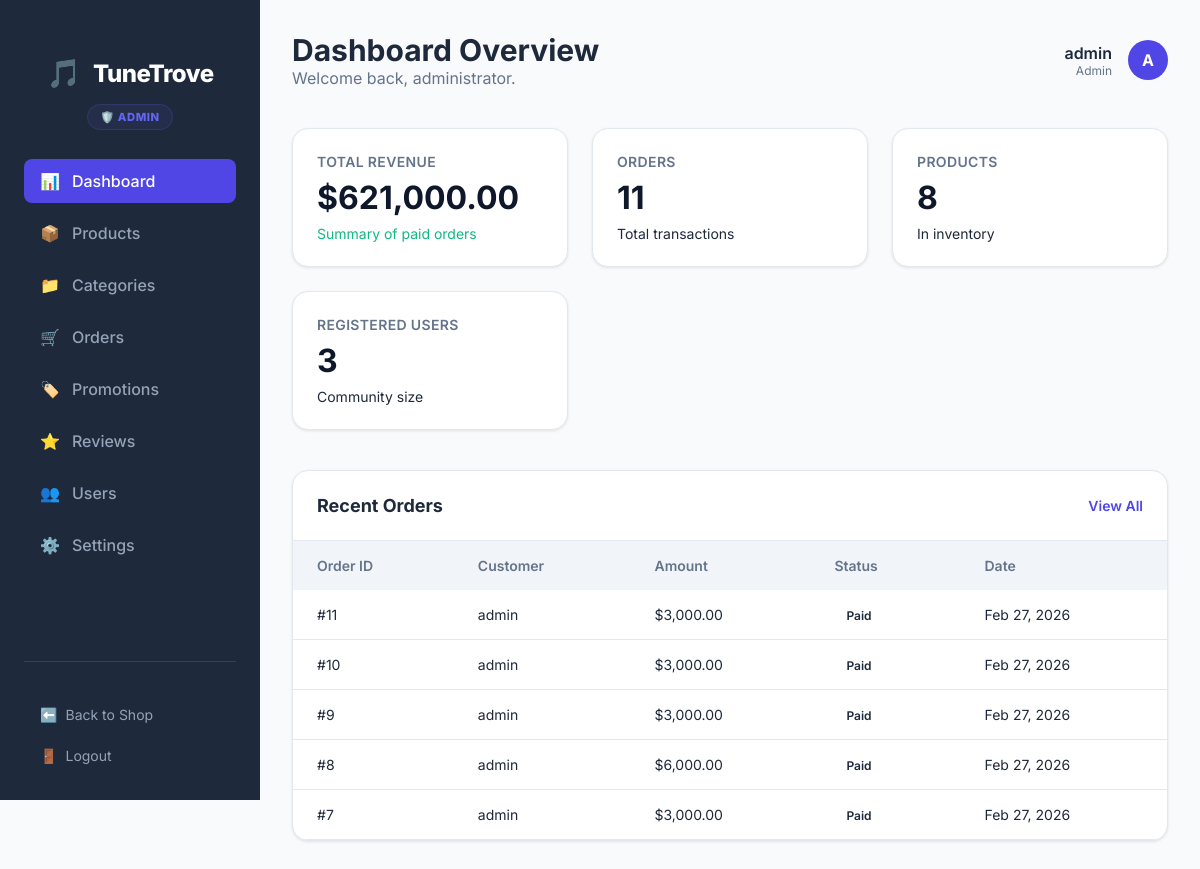
/admin/index.php (signed in), run on the app's committed database.
### tables this page shows
CREATE TABLE `orders` (
  `id` int(11) NOT NULL AUTO_INCREMENT,
  `user_id` int(11) DEFAULT NULL,
  `total_amount` decimal(10,2) NOT NULL,
  `shipping_cost` decimal(10,2) DEFAULT 0.00,
  `status` enum('pending','paid','shipped','completed','cancelled') DEFAULT 'pending',
  `shipping_address` text DEFAULT NULL,
  `payment_method` varchar(20) NOT NULL DEFAULT 'card',
  `created_at` timestamp NOT NULL DEFAULT current_timestamp(),
  PRIMARY KEY (`id`),
  KEY `user_id` (`user_id`),
  CONSTRAINT `orders_ibfk_1` FOREIGN KEY (`user_id`) REFERENCES `users` (`id`) ON DELETE SET NULL
);

CREATE TABLE `users` (
  `id` int(11) NOT NULL AUTO_INCREMENT,
  `username` varchar(50) NOT NULL,
  `password_hash` varchar(255) NOT NULL,
  `email` varchar(100) NOT NULL,
  `full_name` varchar(100) DEFAULT NULL,
  `role` enum('admin','staff','customer') DEFAULT 'customer',
  `created_at` timestamp NOT NULL DEFAULT current_timestamp(),
  PRIMARY KEY (`id`),
  UNIQUE KEY `username` (`username`),
  UNIQUE KEY `email` (`email`)
);

### admin/index.php (the view)
<?php
require_once 'includes/admin-header.php';
try {
    $revStmt = $pdo->query("SELECT SUM(total_amount) as total FROM orders WHERE status IN ('paid', 'completed')");
    $totalRevenue = $revStmt->fetch()['total'] ?? 0;
    $orderStmt = $pdo->query("SELECT COUNT(*) as total FROM orders");
    $totalOrders = $orderStmt->fetch()['total'] ?? 0;
    $prodStmt = $pdo->query("SELECT COUNT(*) as total FROM products");
    $totalProducts = $prodStmt->fetch()['total'] ?? 0;
    $userStmt = $pdo->query("SELECT COUNT(*) as total FROM users");
    $totalUsers = $userStmt->fetch()['total'] ?? 0;
    $recentOrdersStmt = $pdo->query("
        SELECT o.*, u.full_name as customer_name
        FROM orders o
        LEFT JOIN users u ON o.user_id = u.id
        ORDER BY o.created_at DESC
        LIMIT 5
    ");
    $recentOrders = $recentOrdersStmt->fetchAll();
} catch (PDOException $e) {
    $totalRevenue = 0; $totalOrders = 0; $totalProducts = 0; $totalUsers = 0;
    $recentOrders = [];
}
?>
        <div class="widgets-grid">
            <div class="widget-card">
                <div class="widget-label">Total Revenue</div>
                <div class="widget-value">$<?php echo number_format($totalRevenue, 2); ?></div>
                <div class="widget-trend trend-up">Summary of paid orders</div>
            </div>
            <div class="widget-card">
                <div class="widget-label">Orders</div>
                <div class="widget-value"><?php echo $totalOrders; ?></div>
                <div class="widget-trend">Total transactions</div>
            </div>
            <div class="widget-card">
                <div class="widget-label">Products</div>
                <div class="widget-value"><?php echo $totalProducts; ?></div>
                <div class="widget-trend">In inventory</div>
            </div>
            <div class="widget-card">
                <div class="widget-label">Registered Users</div>
                <div class="widget-value"><?php echo $totalUsers; ?></div>
                <div class="widget-trend">Community size</div>
            </div>
        </div>
        <div class="content-card">
            <div class="card-header">
                <h3 class="card-title">Recent Orders</h3>
                <a href="orders.php" style="color: var(--admin-primary); font-size: 0.875rem; font-weight: 600; text-decoration: none;">View All</a>
            </div>
            <table class="admin-table">
                <thead>
                    <tr>
                        <th>Order ID</th>
                        <th>Customer</th>
                        <th>Amount</th>
                        <th>Status</th>
                        <th>Date</th>
                    </tr>
                </thead>
                <tbody>
                    <?php if (empty($recentOrders)): ?>
                        <tr><td colspan="5" style="text-align: center; padding: 2rem;">No orders found.</td></tr>
                    <?php else: ?>
                        <?php foreach ($recentOrders as $order): ?>
                            <tr>
                                <td>#<?php echo $order['id']; ?></td>
                                <td><?php echo htmlspecialchars($order['customer_name'] ?? 'Guest'); ?></td>
                                <td>$<?php echo number_format($order['total_amount'], 2); ?></td>
                                <td><span class="status-badge status-<?php echo $order['status']; ?>"><?php echo $order['status']; ?></span></td>
                                <td><?php echo date('M d, Y', strtotime($order['created_at'])); ?></td>
                            </tr>
                        <?php endforeach; ?>
                    <?php endif; ?>
                </tbody>
            </table>
        </div>
    </main>
</body>
</html>

### admin/includes/admin-header.php (shortened to what this page needs)
<?php
$current_page = basename($_SERVER['PHP_SELF']);
?>
<!DOCTYPE html>
<html lang="en">
<head>
    <link rel="stylesheet" href="assets/css/admin-ui.css">
</head>
<body>
    <aside class="sidebar">
        <div class="sidebar-header" style="padding: 2rem 1.5rem; text-align: left; display: flex; flex-direction: column; gap: 0.5rem;">
            <div style="font-size: 1.5rem; font-weight: 800; display: flex; align-items: center; gap: 0.75rem; color: #fff; letter-spacing: -0.02em;">
                <span style="color: var(--admin-primary); font-size: 1.75rem;">🎵</span> TuneTrove
            </div>
            <div>
                <?php
                $role = $_SESSION['user_role'] ?? 'staff';
                $badge_color = in_array($role, ['admin', 'superadmin']) ? '#6366f1' : '#10b981';
                $role_label  = in_array($role, ['admin', 'superadmin']) ? '🛡️ Admin' : '👤 Staff';
                ?>
                <span style="background: <?php echo $badge_color; ?>15; color: <?php echo $badge_color; ?>; border: 1px solid <?php echo $badge_color; ?>33; padding: 0.3rem 0.75rem; border-radius: 999px; font-size: 0.7rem; font-weight: 800; letter-spacing: 0.05em; text-transform: uppercase;">
                    <?php echo $role_label; ?>
                </span>
            </div>
        </div>
        <nav class="sidebar-nav">
            <ul>
                <li><a href="index.php" class="<?php echo $current_page == 'index.php' ? 'active' : ''; ?>"><span>📊</span> Dashboard</a></li>
                <li><a href="products.php" class="<?php echo $current_page == 'products.php' ? 'active' : ''; ?>"><span>📦</span> Products</a></li>
                <li><a href="categories.php" class="<?php echo $current_page == 'categories.php' ? 'active' : ''; ?>"><span>📁</span> Categories</a></li>
                <li><a href="orders.php" class="<?php echo $current_page == 'orders.php' ? 'active' : ''; ?>"><span>🛒</span> Orders</a></li>
                <li>
                    <a href="deals.php" class="<?php echo basename($_SERVER['PHP_SELF']) == 'deals.php' ? 'active' : ''; ?>">
                        <span class="icon">🏷️</span> Promotions
                    </a>
                </li>
                <li><a href="reviews.php" class="<?php echo $current_page == 'reviews.php' ? 'active' : ''; ?>"><span>⭐</span> Reviews</a></li>
                <?php if (in_array($_SESSION['user_role'], ['admin', 'superadmin'])): ?>
                <li><a href="users.php" class="<?php echo $current_page == 'users.php' ? 'active' : ''; ?>"><span>👥</span> Users</a></li>
                <li><a href="settings.php" class="<?php echo $current_page == 'settings.php' ? 'active' : ''; ?>"><span>⚙️</span> Settings</a></li>
                <?php endif; ?>
            </ul>
        </nav>
        <div style="padding-top: 2rem; border-top: 1px solid rgba(255,255,255,0.1); margin-top: auto;">
            <a href="/TuneTrove/user/" style="color: var(--admin-sidebar-text); text-decoration: none; font-size: 0.875rem; display: flex; align-items: center; gap: 0.5rem; padding: 0.75rem 1rem;">
                <span>⬅️</span> Back to Shop
            </a>
            <a href="logout.php" style="color: var(--admin-sidebar-text); text-decoration: none; font-size: 0.875rem; display: flex; align-items: center; gap: 0.5rem; padding: 0.75rem 1rem;">
                <span>🚪</span> Logout
            </a>
        </div>
    </aside>
    <main class="main-content">
        <header class="top-bar">
            <div class="page-title">
                <h1><?php
                    switch($current_page) {
                        default: echo 'Dashboard Overview';
                    }
                ?></h1>
                <p style="color: var(--admin-text-muted);">Welcome back, <?php echo $_SESSION['user_role'] === 'staff' ? 'staff member' : 'administrator'; ?>.</p>
            </div>
            <div class="user-profile" style="display: flex; align-items: center; gap: 1rem;">
                <div style="text-align: right;">
                    <div style="font-weight: 600;"><?php echo htmlspecialchars($_SESSION['username'] ?? 'Admin User'); ?></div>
                    <div style="font-size: 0.75rem; color: var(--admin-text-muted); text-transform: capitalize;"><?php echo htmlspecialchars($_SESSION['user_role'] ?? 'Admin'); ?></div>
                </div>
                <div style="width: 40px; height: 40px; background: var(--admin-primary); border-radius: 50%; display: flex; align-items: center; justify-content: center; color: white; font-weight: 700;">
                    <?php echo strtoupper(substr($_SESSION['username'] ?? 'A', 0, 1)); ?>
                </div>
            </div>
        </header>

### admin/assets/css/admin-ui.css (style rules this page uses)
:root { --admin-primary: #4f46e5; --admin-primary-dark: #4338ca; --admin-secondary: #0f172a; --admin-bg: #f8fafc; --admin-sidebar-bg: #1e293b; --admin-sidebar-text: #94a3b8; --admin-sidebar-active: #ffffff; --admin-card-bg: #ffffff; --admin-text: #1e293b; --admin-text-muted: #64748b; --admin-border: #e2e8f0; --admin-success: #10b981; --admin-warning: #f59e0b; --admin-danger: #ef4444; --font-sans: 'Inter', system-ui, -apple-system, sans-serif; }
* { margin: 0; padding: 0; box-sizing: border-box; }
body { font-family: var(--font-sans); background-color: var(--admin-bg); color: var(--admin-text); display: flex; min-height: 100vh; }
.sidebar { width: 260px; background-color: var(--admin-sidebar-bg); color: var(--admin-sidebar-text); padding: 1.5rem; display: flex; flex-direction: column; position: fixed; height: 100vh; }
.sidebar-header { padding-bottom: 2rem; font-size: 1.5rem; font-weight: 800; color: white; display: flex; align-items: center; gap: 0.5rem; }
.sidebar-nav { flex: 1; }
.sidebar-nav ul { list-style: none; }
.sidebar-nav li { margin-bottom: 0.5rem; }
.sidebar-nav a { color: var(--admin-sidebar-text); text-decoration: none; padding: 0.75rem 1rem; border-radius: 0.5rem; display: flex; align-items: center; gap: 0.75rem; transition: all 0.2s; font-weight: 500; }
.sidebar-nav a:hover, .sidebar-nav a.active { background-color: rgba(255, 255, 255, 0.1); color: var(--admin-sidebar-active); }
.sidebar-nav a.active { background-color: var(--admin-primary); color: white; }
.main-content { margin-left: 260px; flex: 1; padding: 2rem; }
.top-bar { display: flex; justify-content: space-between; align-items: center; margin-bottom: 2.5rem; }
.page-title h1 { font-size: 1.875rem; font-weight: 700; }
.widgets-grid { display: grid; grid-template-columns: repeat(auto-fit, minmax(240px, 1fr)); gap: 1.5rem; margin-bottom: 2.5rem; }
.widget-card { background: var(--admin-card-bg); padding: 1.5rem; border-radius: 1rem; box-shadow: 0 1px 3px rgba(0, 0, 0, 0.1); border: 1px solid var(--admin-border); }
.widget-label { color: var(--admin-text-muted); font-size: 0.875rem; font-weight: 600; text-transform: uppercase; letter-spacing: 0.025em; margin-bottom: 0.5rem; }
.widget-value { font-size: 2rem; font-weight: 700; color: var(--admin-secondary); }
.widget-trend { font-size: 0.875rem; margin-top: 0.5rem; }
.trend-up { color: var(--admin-success); }
.content-card { background: var(--admin-card-bg); border-radius: 1rem; box-shadow: 0 1px 3px rgba(0, 0, 0, 0.1); border: 1px solid var(--admin-border); overflow: hidden; }
.card-header { padding: 1.5rem; border-bottom: 1px solid var(--admin-border); display: flex; justify-content: space-between; align-items: center; }
.card-title { font-weight: 700; font-size: 1.125rem; }
.admin-table { width: 100%; border-collapse: collapse; }
.admin-table th { text-align: left; padding: 1rem 1.5rem; background: #f1f5f9; font-weight: 600; font-size: 0.875rem; color: var(--admin-text-muted); }
.admin-table td { padding: 1rem 1.5rem; border-bottom: 1px solid var(--admin-border); font-size: 0.875rem; }
.status-badge { padding: 0.25rem 0.75rem; border-radius: 9999px; font-size: 0.75rem; font-weight: 600; text-transform: capitalize; }

### admin/includes/admin-header.php (style rules this page uses)
.icon { width: 20px; height: 20px; vertical-align: middle; }
.sidebar { overflow-y: auto; }

### data on the page
orders: id "11", user.full_name "admin", total_amount "3,000.00", status "Paid", created_at "Feb 27, 2026"
orders: id "10", user.full_name "admin", total_amount "3,000.00", status "Paid", created_at "Feb 27, 2026"
orders: id "9", user.full_name "admin", total_amount "3,000.00", status "Paid", created_at "Feb 27, 2026"
orders: id "8", user.full_name "admin", total_amount "6,000.00", status "Paid", created_at "Feb 27, 2026"
orders: id "7", user.full_name "admin", total_amount "3,000.00", status "Paid", created_at "Feb 27, 2026"

### other printed values
$role_label "🛡️ ADMIN"
$_SESSION['username'] "admin"
$_SESSION['user_role'] "Admin"
substr($_SESSION['username'] ?? 'A', 0, 1) "A"
$totalRevenue "621,000.00"
$totalOrders "11"
$totalProducts "8"
$totalUsers "3"
